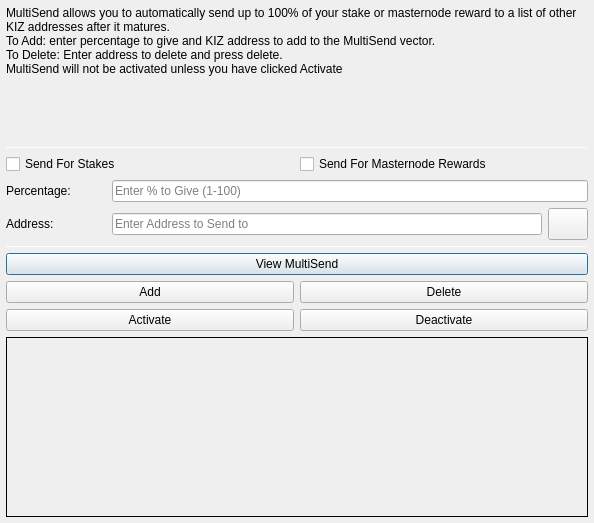
<?xml version="1.0" encoding="UTF-8"?>
<ui version="4.0">
 <class>MultiSendDialog</class>
 <widget class="QDialog" name="MultiSendDialog">
  <property name="windowModality">
   <enum>Qt::NonModal</enum>
  </property>
  <property name="geometry">
   <rect>
    <x>0</x>
    <y>0</y>
    <width>594</width>
    <height>523</height>
   </rect>
  </property>
  <property name="windowTitle">
   <string>MultiSend</string>
  </property>
  <layout class="QVBoxLayout" name="verticalLayout" stretch="0">
   <property name="leftMargin">
    <number>6</number>
   </property>
   <property name="topMargin">
    <number>6</number>
   </property>
   <property name="rightMargin">
    <number>6</number>
   </property>
   <property name="bottomMargin">
    <number>6</number>
   </property>
   <item>
    <layout class="QVBoxLayout" name="verticalLayout_Main" stretch="1,1,1,1,1,1">
     <item>
      <widget class="QLabel" name="label_2">
       <property name="lineWidth">
        <number>1</number>
       </property>
       <property name="text">
        <string>MultiSend allows you to automatically send up to 100% of your stake or masternode reward to a list of other KIZ addresses after it matures.
To Add: enter percentage to give and KIZ address to add to the MultiSend vector.
To Delete: Enter address to delete and press delete.
MultiSend will not be activated unless you have clicked Activate</string>
       </property>
       <property name="alignment">
        <set>Qt::AlignLeading|Qt::AlignLeft|Qt::AlignTop</set>
       </property>
       <property name="wordWrap">
        <bool>true</bool>
       </property>
      </widget>
     </item>
     <item>
      <widget class="Line" name="line">
       <property name="minimumSize">
        <size>
         <width>0</width>
         <height>1</height>
        </size>
       </property>
       <property name="maximumSize">
        <size>
         <width>16777215</width>
         <height>1</height>
        </size>
       </property>
       <property name="orientation">
        <enum>Qt::Horizontal</enum>
       </property>
      </widget>
     </item>
     <item>
      <layout class="QVBoxLayout" name="verticalLayout_Settings">
       <item>
        <layout class="QHBoxLayout" name="horizontalLayout">
         <item>
          <widget class="QCheckBox" name="multiSendStakeCheckBox">
           <property name="text">
            <string>Send For Stakes</string>
           </property>
          </widget>
         </item>
         <item>
          <widget class="QCheckBox" name="multiSendMasternodeCheckBox">
           <property name="text">
            <string>Send For Masternode Rewards</string>
           </property>
          </widget>
         </item>
        </layout>
       </item>
       <item>
        <layout class="QHBoxLayout" name="horizontalLayout_6">
         <item>
          <widget class="QLabel" name="label">
           <property name="minimumSize">
            <size>
             <width>100</width>
             <height>0</height>
            </size>
           </property>
           <property name="toolTip">
            <string>Percentage of stake to send</string>
           </property>
           <property name="text">
            <string>Percentage:</string>
           </property>
          </widget>
         </item>
         <item>
          <widget class="QLineEdit" name="multiSendPercentEdit">
           <property name="toolTip">
            <string>Enter whole numbers 1 - 100</string>
           </property>
           <property name="placeholderText">
            <string>Enter % to Give (1-100)</string>
           </property>
          </widget>
         </item>
        </layout>
       </item>
       <item>
        <layout class="QHBoxLayout" name="horizontalLayout_7">
         <item>
          <widget class="QLabel" name="label_5">
           <property name="minimumSize">
            <size>
             <width>100</width>
             <height>0</height>
            </size>
           </property>
           <property name="toolTip">
            <string>Address to send portion of stake to</string>
           </property>
           <property name="text">
            <string>Address:</string>
           </property>
          </widget>
         </item>
         <item>
          <widget class="QLineEdit" name="multiSendAddressEdit">
           <property name="toolTip">
            <string/>
           </property>
           <property name="placeholderText">
            <string>Enter Address to Send to</string>
           </property>
          </widget>
         </item>
         <item>
          <widget class="QPushButton" name="addressBookButton">
           <property name="maximumSize">
            <size>
             <width>16777215</width>
             <height>32</height>
            </size>
           </property>
           <property name="toolTip">
            <string>Choose an address from the address book</string>
           </property>
           <property name="text">
            <string/>
           </property>
           <property name="icon">
            <iconset resource="../kiz.qrc">
             <normaloff>:/icons/address-book</normaloff>:/icons/address-book</iconset>
           </property>
           <property name="shortcut">
            <string>Alt+A</string>
           </property>
           <property name="autoDefault">
            <bool>false</bool>
           </property>
          </widget>
         </item>
        </layout>
       </item>
      </layout>
     </item>
     <item>
      <widget class="Line" name="line_2">
       <property name="minimumSize">
        <size>
         <width>0</width>
         <height>1</height>
        </size>
       </property>
       <property name="maximumSize">
        <size>
         <width>16777215</width>
         <height>1</height>
        </size>
       </property>
       <property name="orientation">
        <enum>Qt::Horizontal</enum>
       </property>
      </widget>
     </item>
     <item>
      <layout class="QVBoxLayout" name="verticalLayout_Buttons">
       <item>
        <layout class="QHBoxLayout" name="horizontalLayout_4">
         <item>
          <widget class="QPushButton" name="viewButton">
           <property name="toolTip">
            <string/>
           </property>
           <property name="statusTip">
            <string>View MultiSend Vector</string>
           </property>
           <property name="text">
            <string>View MultiSend</string>
           </property>
          </widget>
         </item>
        </layout>
       </item>
       <item>
        <layout class="QHBoxLayout" name="horizontalLayout_2">
         <item>
          <widget class="QPushButton" name="addButton">
           <property name="toolTip">
            <string/>
           </property>
           <property name="statusTip">
            <string>Add to MultiSend Vector</string>
           </property>
           <property name="text">
            <string>Add</string>
           </property>
          </widget>
         </item>
         <item>
          <widget class="QPushButton" name="deleteButton">
           <property name="toolTip">
            <string/>
           </property>
           <property name="statusTip">
            <string>Delete Address From MultiSend Vector</string>
           </property>
           <property name="text">
            <string>Delete</string>
           </property>
          </widget>
         </item>
        </layout>
       </item>
       <item>
        <layout class="QHBoxLayout" name="horizontalLayout_5">
         <item>
          <widget class="QPushButton" name="activateButton">
           <property name="statusTip">
            <string>Activate MultiSend</string>
           </property>
           <property name="text">
            <string>Activate</string>
           </property>
          </widget>
         </item>
         <item>
          <widget class="QPushButton" name="disableButton">
           <property name="statusTip">
            <string>Deactivate MultiSend</string>
           </property>
           <property name="text">
            <string>Deactivate</string>
           </property>
          </widget>
         </item>
        </layout>
       </item>
      </layout>
     </item>
     <item>
      <widget class="QLabel" name="message">
       <property name="minimumSize">
        <size>
         <width>0</width>
         <height>180</height>
        </size>
       </property>
       <property name="frameShape">
        <enum>QFrame::Panel</enum>
       </property>
       <property name="frameShadow">
        <enum>QFrame::Plain</enum>
       </property>
       <property name="lineWidth">
        <number>1</number>
       </property>
       <property name="midLineWidth">
        <number>1</number>
       </property>
       <property name="text">
        <string/>
       </property>
       <property name="alignment">
        <set>Qt::AlignLeading|Qt::AlignLeft|Qt::AlignTop</set>
       </property>
       <property name="wordWrap">
        <bool>true</bool>
       </property>
      </widget>
     </item>
    </layout>
   </item>
  </layout>
 </widget>
 <resources>
  <include location="../kiz.qrc"/>
 </resources>
 <connections/>
</ui>
